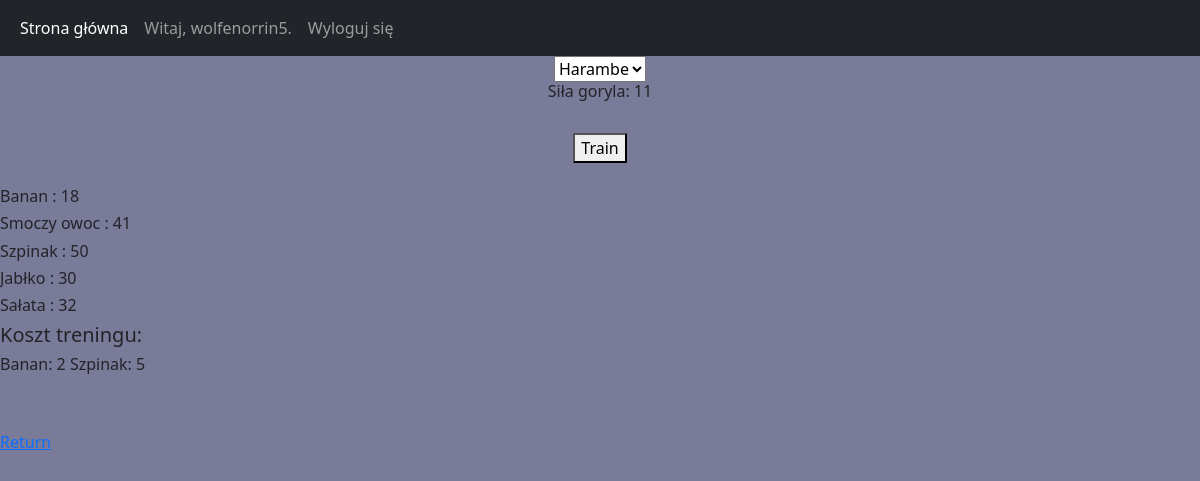
/training (signed in), run on an earlier commit of the app's database.
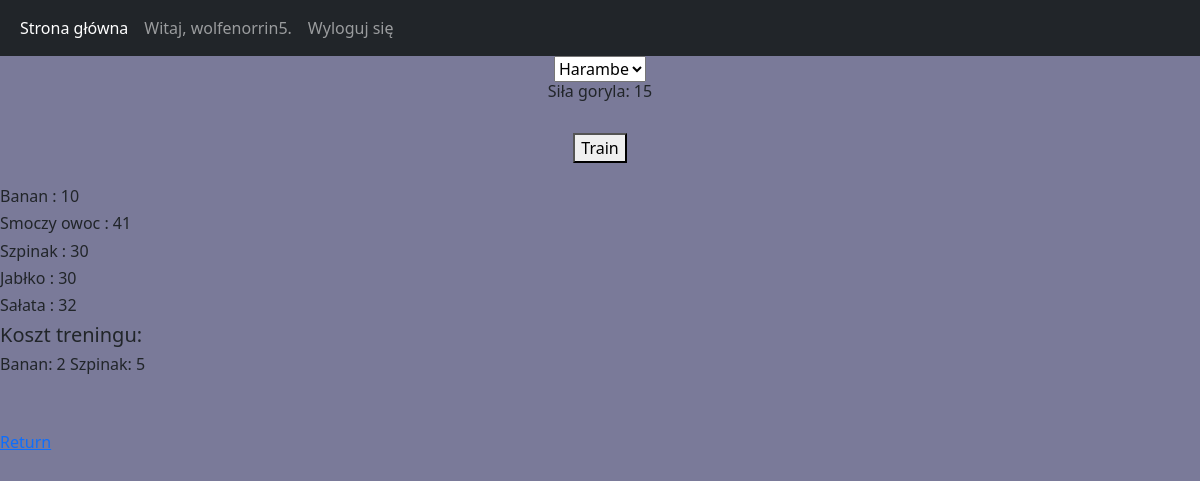
And on a later commit of the database.
### monkeapp/models.py (models this page shows)
class Gorilla(models.Model):
    name = models.CharField(max_length=30)
    level = models.IntegerField(default=1)
    strength = models.IntegerField(default=5)
    hp = models.IntegerField(default=100)
    skill_points = models.IntegerField(default=0)
    owner = models.ForeignKey(User, on_delete=models.CASCADE)

class Equipment(models.Model):
    item1 = models.IntegerField(default=0)
    item2 = models.IntegerField(default=0)
    item3 = models.IntegerField(default=0)
    item4 = models.IntegerField(default=0)
    item5 = models.IntegerField(default=0)
    equipment_owner = models.ForeignKey(User, on_delete=models.CASCADE)

### monkeapp/views.py (the view)
# urls.py: path('training', views.train_gorilla, name="Training"),
def train_gorilla(request):
	current_user = request.user
	all_gorillas = Gorilla.objects.all().get(owner=current_user)
	training_timer = None
	items = Equipment.objects.all().get(equipment_owner=request.user)
	try:
		training_timer = TrainingTimer.objects.all().get(trained_gorilla=all_gorillas)
		context = {
		'all_gorillas': all_gorillas,
		'items': items,
		'training_timer': training_timer
		}
		return render(request, 'training.html', context=context)
	except:
		context = {
			'all_gorillas': all_gorillas,
			'items': items,
			'training_timer': training_timer
		}
		return render(request, 'training.html', context=context)

### monkeapp/templates/training.html (shortened to what this page needs)
{% extends 'base.html' %}
{% block content %}
<center>
    {% if all_gorillas %}
        <select>
            <option value="monke">{{ all_gorillas.name }}</option>
        </select>
        <h6>Siła goryla: {{all_gorillas.strength}}</h6>
    {% endif %}
    <br>
    <form action='actionUrl' method='post'>
        <button type='submit'> Train </button>
    </form>
</center>
<br>
<h6>Banan : {{items.item1}}</h6>
<h6>Smoczy owoc : {{items.item2}}</h6>
<h6>Szpinak : {{items.item3}}</h6>
<h6>Jabłko : {{items.item4}}</h6>
<h6>Sałata : {{items.item5}}</h6>
<h5>Koszt treningu:</h5>
<h6>Banan: 2 Szpinak: 5</h6>
<br>
<br>
<a href="/">
    Return
</a>
{% endblock %}

### monkeapp/templates/base.html (shortened to what this page needs)
<!doctype html>
<html lang="en">
  <head>
    <link href="https://cdn.jsdelivr.net/npm/bootstrap@5.1.3/dist/css/bootstrap.min.css" rel="stylesheet">
  </head>
  <body style="background-color: rgba(13, 13, 70, 0.548)">
    <nav class="navbar navbar-expand-lg navbar-dark bg-dark">
        <div class="container-fluid">
          <div class="collapse navbar-collapse" id="navbarSupportedContent">
            <ul class="navbar-nav me-auto mb-2 mb-lg-0">
              <li class="nav-item">
                <a class="nav-link active" aria-current="page" href="/">Strona główna</a>
              </li>
              {% if user.is_authenticated %}
              <li class="nav-item">
                <a class="nav-link" href="#">Witaj, {{ user.username }}.</a>
              </li>
              <li class="nav-item">
                <a class="nav-link" href="logout">Wyloguj się</a>
              </li>
              {% endif %}
            </ul>
          </div>
        </div>
      </nav>
      {% block content %}
      {% endblock %}
  </body>
</html>

What changed in the data, as far as the page shows it:
changed Gorilla "Harambe": strength "11" → "15"
changed Equipment: item1 "18" → "10"; item3 "50" → "30"
